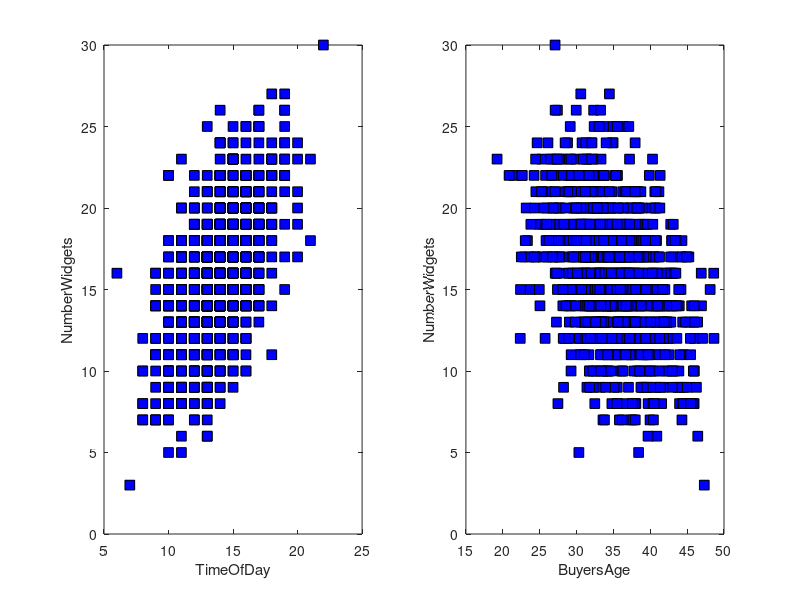

The MATLAB source for this figure:
% Imagine you work as a data analyst in a company that sells widgets online. 
% The company gives you a dataset of information from 1000 sales, 
% which includes the time of the sale (listed in hours of the day
% using a 24-hour clock, e.g., 15 = 3pm), the age of the buyer (in years), 
% and the number of widgets sold. The data are included in the 
% ”widget data.mat” file.

% 1. Explain and write down a mathematical model that is appropriate to 
% test with this dataset.

% Ans: Given the data dimensions of time and age relating to number sold
% for that combination, an equation would look like
% Time*b1 + Age*b2 = WidgetsSold. 

% 2. Cast equation from 1 into matrix form
% Design matrix X is a column matrix of 1000x2 form (1000 sales, two data
% points (time and age). The coefficients vector is a 2x1 column vector for
% the weightings to be solved for
% The results vector is a 1000x1 column vector of the observed data for
% each time & age combination
% Xb = y

load("widget_data.mat")

% Remember to include the intercept since the average isn't 0
X = [ones(1,1000); data(1,:); data(2,:)]';
y = data(3,:)';

XLeftInverse = (X'*X)\X';

b = XLeftInverse*y;
bN = [b(2)/std(X(:,1)); b(3)/std(X(:,2))]; % Normalized against std deviation of corresponding indepenedant variable;

%Produce scatter plots that visualize the relationship between the independent and dependent
%variables.

figure('Name','Independant vs Dependant')
subplot(1,2,1)
plot(data(1,:),data(3,:),'ks','markersize',7,'markerfacecolor','b')
xlabel(rowLabels(1)), ylabel(rowLabels(3))

subplot(1,2,2)
plot(data(2,:),data(3,:),'ks','markersize',7,'markerfacecolor','b')
xlabel(rowLabels(2)), ylabel(rowLabels(3))


% Compute R2 for the model to see how well it fits the data
% R2 = 1 - (sum(error residule^2))/(sum(yi-yavg)^2)

residuleErrorSquaredSum = 0;
dataDistanceFromAverageSquaredSum = 0;

avgNumWidgetsData = mean(data(3,:));

% Here's a more effecient way letting matlab handle the vectors , no need
% to loop
yHat = X*b; % This is a vector of predictions based on the model
rSquared = 1 - sum((yHat-y).^2) / sum((y-mean(y)).^2);

% Below was my rSquared calc, which used a loop, above is the professors
% method which gives the same value but lets matlab do what it does best, 
% handle the vectors and matrices in place
% for idx=1:length(data(1,:))
%     timeOfDay = data(1,idx);
%     buyersAge = data(2,idx);
%     numWidgetsData = data(3,idx);
%     
%     numWidgetsPrediction = b(1) + timeOfDay * b(2) + buyersAge*b(3);
%     
%     residuleError = numWidgetsData - numWidgetsPrediction;
%     distanceFromAvg = numWidgetsData - avgNumWidgetsData;
%     
%     residuleErrorSquaredSum = residuleErrorSquaredSum + residuleError^2;
%     dataDistanceFromAverageSquaredSum = dataDistanceFromAverageSquaredSum + distanceFromAvg^2;
% end
% 
% rSquared = 1 - (residuleErrorSquaredSum/dataDistanceFromAverageSquaredSum);
